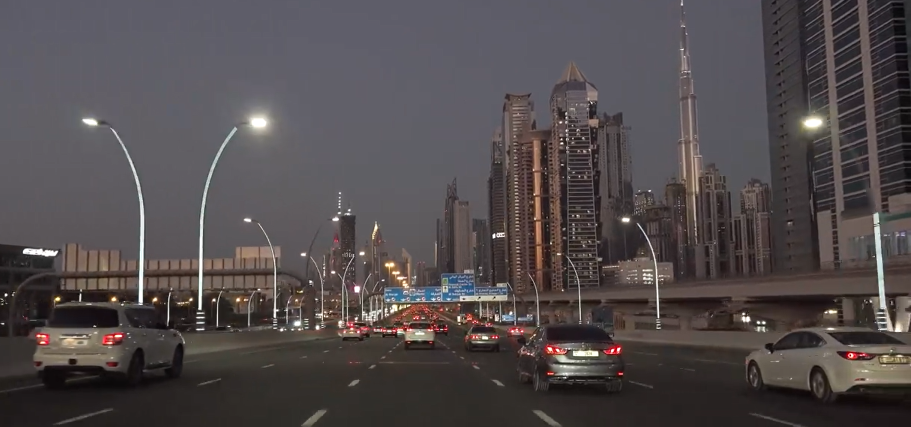
#> input picture Raspberry/lab8/images/city.png, 1822 x 853 px, found by its file name (shown at 1/2 size)
$ python ej5.py
#> lines starting #> are read from the running program, lines starting #| are printed output that depends on the picture; after the words box and inside, x2 and y2 are one past the last pixel; in counts of white or black regions, pixels touching at a corner belong together
### Raspberry/lab8/pixie.py
import cv2
from matplotlib.pyplot import prism
import numpy
from abc import ABC, abstractmethod

import numpy as np


class img_abs(ABC):

    '''
    @abstractmethod
    def readIMG(self):
        pass
    '''

    @abstractmethod
    def showIMG(self):
        pass

    @abstractmethod
    def resize_img(self):
        pass

    @abstractmethod
    def rotate_image(self):
        pass

    @abstractmethod
    def cutHalves(self):
        pass

    @abstractmethod
    def cutQ(self):
        pass

    @abstractmethod
    def convIMGgray(self):
        pass

    @abstractmethod
    def convIMGhsv(self):
        pass

    @abstractmethod
    def save(self):
        pass

    @abstractmethod
    def retorno(self):
        pass

    @abstractmethod
    def Cannycontours(self):
        pass

    @abstractmethod
    def apply_binary_threshold(self):
        pass

    @abstractmethod
    def apply_otsu_threshold(self):
        pass

    @abstractmethod
    def apply_inverse_binary_threshold(self):
        pass

    @abstractmethod
    def apply_truncated_threshold(self):
        pass

    @abstractmethod
    def apply_tozero_threshold(self):
        pass


    @abstractmethod
    def apply_inverse_tozero_threshold(self):
        pass

    @abstractmethod
    def apply_erosion(self):
        pass

    @abstractmethod
    def apply_dilation(self):
        pass

    @abstractmethod
    def draw(self):
        pass

class video_abc(ABC):
    @abstractmethod
    def load(self):
        pass

    @abstractmethod
    def actions(self):
        pass

    @abstractmethod
    def videoPlay(self):
        pass

    @abstractmethod
    def videoStop(self):
        pass

    @abstractmethod
    def retorno(self):
        pass


class img(img_abs):
    def __init__(self,image,tipo) -> None:
#> called with image = 'Raspberry/lab8/images/city.png', tipo = 'RGB'
        self.contador_imagenes=0
        if type(image)==str:
            #imagen="/imagenes/perrito1.png"
            self.imagen = cv2.imread(image)
#> self.imagen is the input picture: shape (853, 1822, 3); mean B, G, R 76.7, 75.2, 81.5
            self.imagen=self.tipos(self.imagen,tipo)
            #print("dir!")
        #print("OriginalSize",img.shape)
        elif type(image)==numpy.ndarray:
            #print("np!")
            self.imagen=self.tipos(image,tipo)


    def tipos(self,img,tipo):

        if(tipo=="BGR"):
            img = cv2.cvtColor(img, cv2.COLOR_BGR2RGB) # type: ignore
        elif(tipo=="HSV"):
            img = cv2.cvtColor(img, cv2.COLOR_HSV2RGB) # type: ignore
        elif(tipo=="GRAY"):
            img = cv2.cvtColor(img, cv2.COLOR_BGR2GRAY) # type: ignore
        elif(tipo=="RGB"):
            pass
        return img

    def showIMG(self):
        cv2.imshow('showed Instance',self.imagen) # type: ignore
        cv2.waitKey(0)
        cv2.destroyAllWindows()


    def resize_img(self,width, height,retorno):
#> called with width = 1000, height = 700, retorno = 0
        up_points = (width, height)
        img_resize = cv2.resize(self.imagen, up_points) # type: ignore
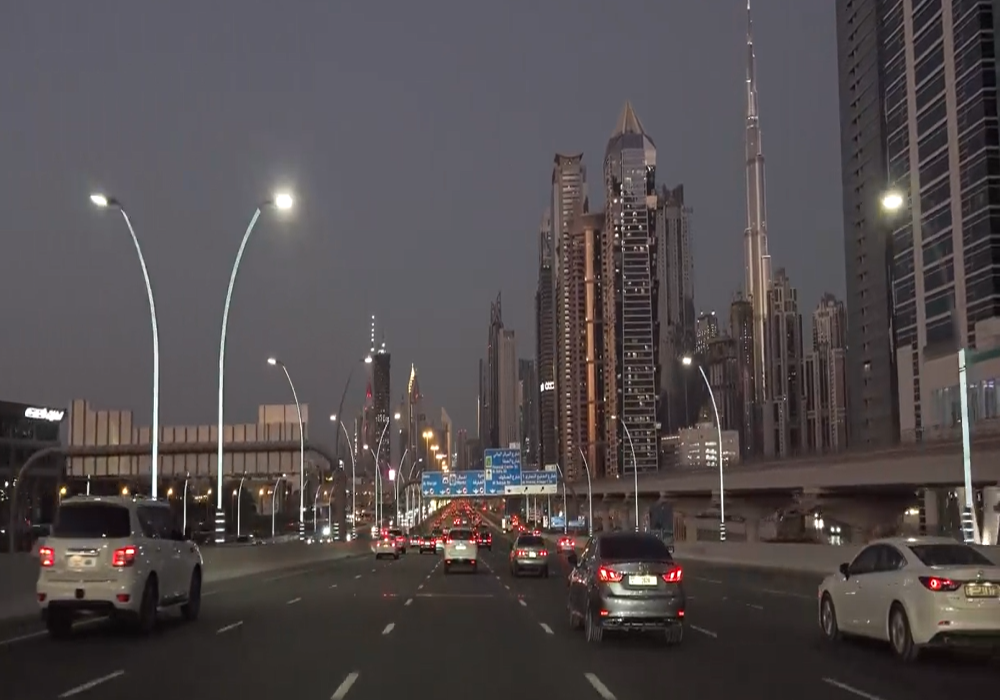
#> img_resize: shape (700, 1000, 3); mean B, G, R 76.6, 75.1, 81.5
        print("NewSize",img_resize.shape)
#| NewSize (700, 1000, 3)
        if(retorno==1):
            return img_resize
        else:
            self.imagen=img_resize


    # [41 lines left out: functions rotate_image, cutHalves, cutQ, not called in this run]

    def convIMGgray(self,retorno):
#> called with retorno = 1
        img = cv2.cvtColor(self.imagen, cv2.COLOR_RGB2GRAY)
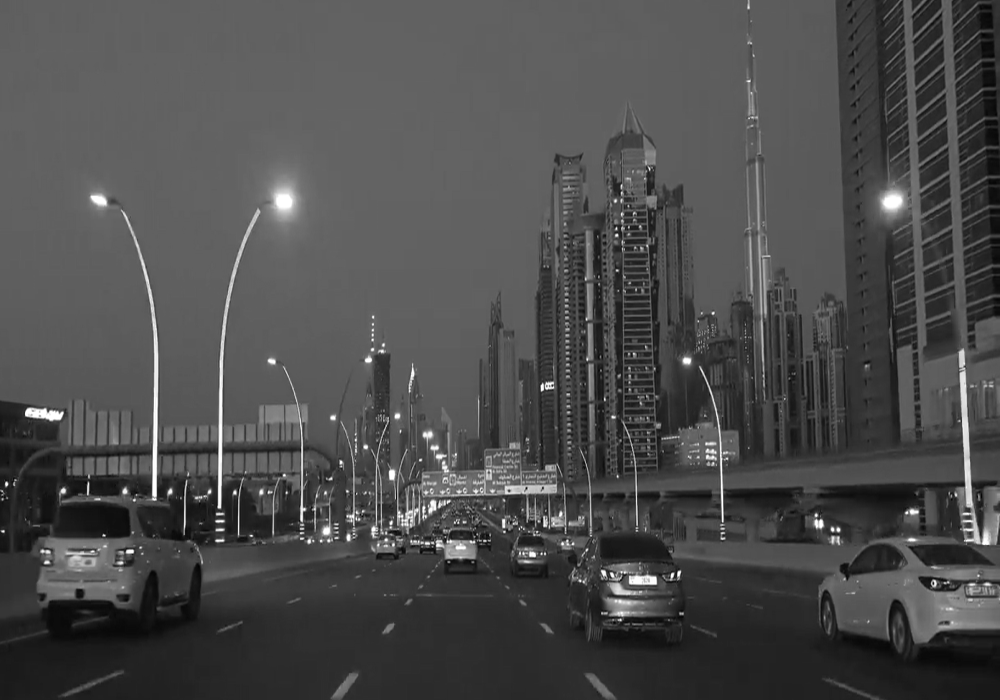
#> img: shape (700, 1000); min 1, max 255, mean 76.3

        if retorno==1:
            return img
        else:
            self.imagen=img


    # [58 lines left out: functions convIMGhsv, save, not called in this run]

    def retorno(self):
        return self.imagen

    # [72 lines left out: functions Cannycontours, apply_binary_threshold, apply_otsu_threshold, apply_inverse_binary_threshold, apply_truncated_threshold, apply_tozero_threshold and 3 more, not called in this run]


    def draw(self,val,retorno):
        contour_image = self.imagen.copy()
        gray=self.convIMGgray(1)
        _, thresholding=cv2.threshold(gray, val, 255, cv2.THRESH_OTSU) # type: ignore
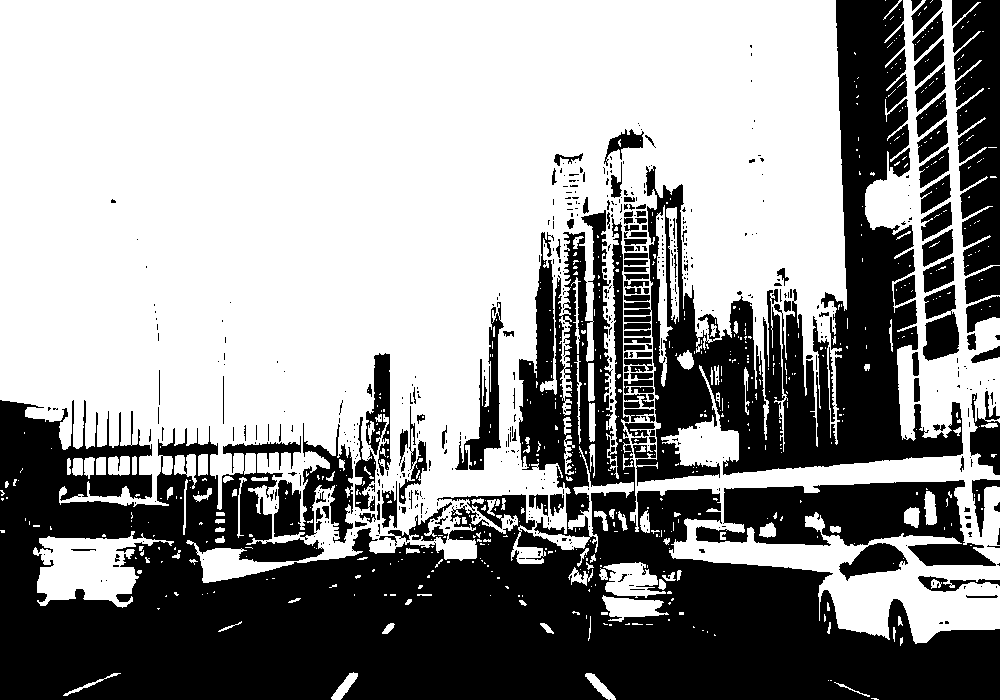
#> thresholding: shape (700, 1000); 58.9% white; 588 black regions (449 under 20 px)
        contours, _ = cv2.findContours(thresholding, cv2.RETR_LIST, cv2.CHAIN_APPROX_SIMPLE)
#> contours = 1335 contours, 1070 with area under 20; largest, box (x1, y1, x2, y2) and area: (0, 0, 1000, 644) 429522, (695, 479, 997, 567) 14944, (33, 531, 174, 608) 5432, (273, 422, 354, 544) 4513, (454, 306, 505, 471) 2783

        cv2.drawContours(contour_image, contours, -1, (0, 0, 255), 1)
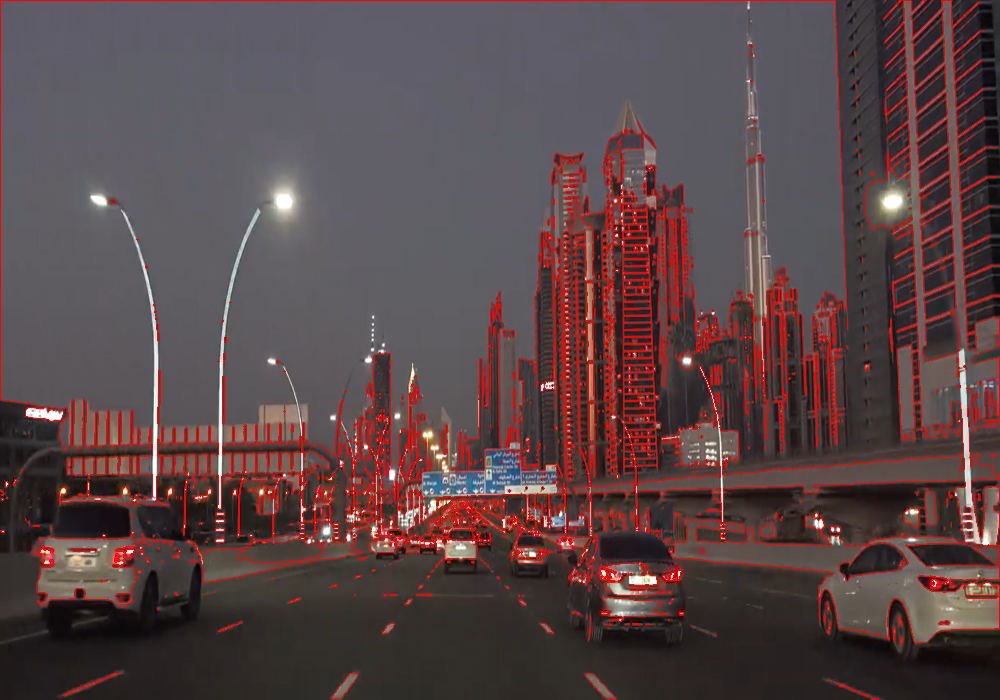
#> contour_image: shape (700, 1000, 3); 5.67% of pixels changed, all inside (x1, y1, x2, y2) = (0, 0, 1000, 700)
        if retorno==1:
            return contour_image,contours
        else:
            self.imagen=contour_image

    # [19 lines left out: functions split_channels, showIMG, not called in this run]


import numpy as np
from multiprocessing import Process
class video(video_abc,img):
    def __init__(self) -> None:
        self.frames=[]
    # [24 lines left out: function load, not called in this run]

    def actions(self):
        pass

    # [76 lines left out: functions rotate, resize, canny, halves, quadrants, change_to_color_channels, not called in this run]

    '''
    def videoPlay(self):
        print("Reproduciendo video...")
        for frame in self.frames:
            cv2.imshow('Video', frame)
            if cv2.waitKey(25) & 0xFF == ord('q'):
                print("Pausado y cerrado")
                break
        print("Video Finalizado")
        cv2.destroyAllWindows()
    '''

    # [9 lines left out: function videoPlay, not called in this run]


    def videoStop(self):
        pass

    def retorno(self):
        pass

# [22 lines left out: functions videoPlayer, videosPlays, not called in this run]


class Camara(video):
    # [7 lines left out: function __init__, not called in this run]

    def load(self):
        pass  # La cámara se carga en el constructor, no es necesario cargarla de nuevo

    def actions(self):
        pass  # Puedes agregar acciones específicas de la cámara aquí si es necesario

    # [145 lines left out: functions videoPlay, videoRotate, videoColor, change_to_color_channel, saveCameracapture, videoCanny and 1 more, not called in this run]

    def videoStop(self):
        self.capture.release()

    def retorno(self):
        pass  # Puedes agregar la lógica de retorno específica de la cámara aquí si es necesario

### Raspberry/lab8/ej5.py
from pixie import Camara, img, showIMG, video, videosPlays


if __name__ == "__main__":
    trafic= img("Raspberry/lab8/images/city.png","RGB")

    trafic.resize_img(1000,700,0)
    trafic.draw(1,0)
    trafic.showIMG()
